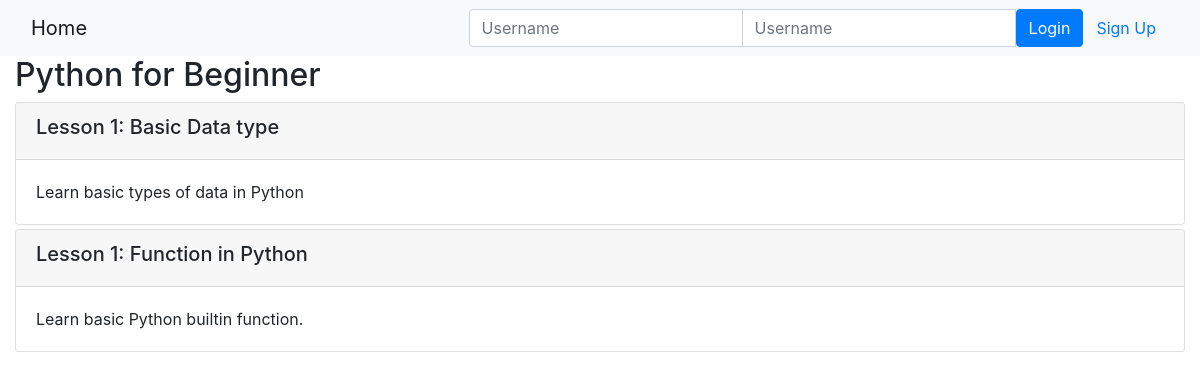
Page /onlinecourse/1/ on the committed database.
### onlinecourse/models.py (models this page shows, shortened)
class Course(models.Model):
    name = models.CharField(null=False, max_length=30, default='online course')
    image = models.ImageField(upload_to='course_images/')
    description = models.CharField(max_length=1000)
    pub_date = models.DateField(null=True)
    instructors = models.ManyToManyField(Instructor)
    users = models.ManyToManyField(settings.AUTH_USER_MODEL, through='Enrollment')
    total_enrollment = models.IntegerField(default=0)
    is_enrolled = False

class Lesson(models.Model):
    title = models.CharField(max_length=200, default="title")
    order = models.IntegerField(default=0)
    course = models.ForeignKey(Course, on_delete=models.CASCADE)
    content = models.TextField()

### onlinecourse/views.py (the view)
# urls.py: path('<int:pk>/', views.CourseDetailView.as_view(), name='course_details'),
class CourseDetailView(generic.DetailView):
    model = Course
    template_name = 'onlinecourse/course_detail_bootstrap.html'

### onlinecourse/templates/onlinecourse/course_detail_bootstrap.html (shortened to what this page needs)
<!DOCTYPE html>
<html lang="en">
<head>
     {% load static %}
    <link rel="stylesheet" href="https://maxcdn.bootstrapcdn.com/bootstrap/4.5.2/css/bootstrap.min.css">
</head>
<body>
    <nav class="navbar navbar-light bg-light">
        <div class="container-fluid">
            <div class="navbar-header">
                  <a class="navbar-brand" href="{% url 'onlinecourse:index' %}">Home</a>
            </div>
            <ul class="nav navbar-nav navbar-right">
                {% if user.is_authenticated %}
                <li>
                    <a class="btn btn-link" href="#">{{ user.first_name }}({{ user.username }})</a>
                    <a class="btn btn-link" href="{% url 'onlinecourse:logout' %}">Logout</a>
                </li>
                {% else %}
                <li>
                    <form class="form-inline" action="{% url 'onlinecourse:login' %}" method="post">
                        <div class="input-group">
                            <input type="text" class="form-control" placeholder="Username" name="username" >
                            <input type="password" class="form-control" placeholder="Username" name="psw" >
                            <button class="btn btn-primary" type="submit">Login</button>
                            <a class="btn btn-link" href="{% url 'onlinecourse:registration' %}">Sign Up</a>
                        </div>
                    </form>
                </li>
                {% endif %}
            </ul>
        </div>
    </nav>
    <div class="container-fluid">
            <h2>{{ course.name }}</h2>
            <div class="card-columns-vertical">
                {% for lesson in course.lesson_set.all %}
                    <div class="card mt-1">
                        <div class="card-header"><h5>Lesson {{lesson.order|add:1}}: {{lesson.title}}</h5></div>
                        <div class="card-body">{{lesson.content}}</div>
                    </div>
                {% endfor %}
            </div>
</body>
</html>

### rows in the picture
Course: name "Python for Beginner"
Lesson: order|add "1", title "Basic Data type", content "Learn basic types of data in Python"
Lesson: order|add "1", title "Function in Python", content "Learn basic Python builtin function."
